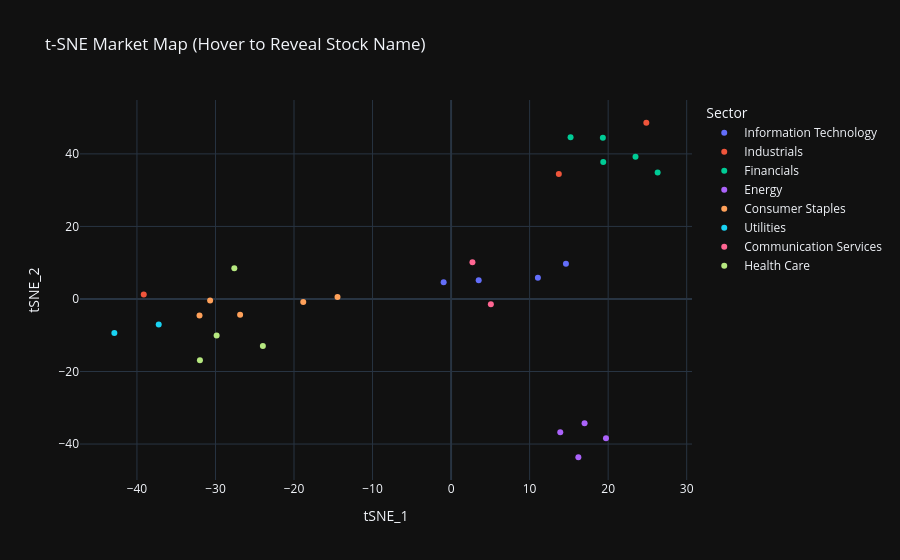

The notebook cell this image was saved under:
### Code cell
import plotly.express as px
import pandas as pd

# Build dataframe for Plotly
df_tsne = pd.DataFrame({
    "tSNE_1": X_tsne[:, 0],
    "tSNE_2": X_tsne[:, 1],
    "Ticker": tickers_list,
    "Sector": sectors
})

fig = px.scatter(
    df_tsne,
    x="tSNE_1",
    y="tSNE_2",
    color="Sector",
    hover_name="Ticker",
    title="t-SNE Market Map (Hover to Reveal Stock Name)"
)

fig.show()

### Figure 1 — Plotly figure (JSON) as saved in the notebook; plotly's stock layout.template omitted (floating-point values rounded to 4 significant figures)
{"data": [{"hovertemplate": "<b>%{hovertext}</b><br><br>Sector=Information Technology<br>tSNE_1=%{x}<br>tSNE_2=%{y}<extra></extra>", "hovertext": ["AAPL", "AMD", "MSFT", "NVDA"], "legendgroup": "Information Technology", "marker": {"color": "#636efa", "symbol": "circle"}, "mode": "markers", "name": "Information Technology", "orientation": "v", "showlegend": true, "type": "scatter", "x": [-0.9471, 14.62, 3.516, 11.05], "xaxis": "x", "y": [4.594, 9.701, 5.191, 5.875], "yaxis": "y"}, {"hovertemplate": "<b>%{hovertext}</b><br><br>Sector=Industrials<br>tSNE_1=%{x}<br>tSNE_2=%{y}<extra></extra>", "hovertext": ["BA", "CAT", "LMT"], "legendgroup": "Industrials", "marker": {"color": "#EF553B", "symbol": "circle"}, "mode": "markers", "name": "Industrials", "orientation": "v", "showlegend": true, "type": "scatter", "x": [13.72, 24.86, -39.13], "xaxis": "x", "y": [34.47, 48.59, 1.256], "yaxis": "y"}, {"hovertemplate": "<b>%{hovertext}</b><br><br>Sector=Financials<br>tSNE_1=%{x}<br>tSNE_2=%{y}<extra></extra>", "hovertext": ["BAC", "GS", "JPM", "MS", "WFC"], "legendgroup": "Financials", "marker": {"color": "#00cc96", "symbol": "circle"}, "mode": "markers", "name": "Financials", "orientation": "v", "showlegend": true, "type": "scatter", "x": [23.48, 19.33, 19.38, 15.22, 26.3], "xaxis": "x", "y": [39.23, 44.49, 37.79, 44.62, 34.89], "yaxis": "y"}, {"hovertemplate": "<b>%{hovertext}</b><br><br>Sector=Energy<br>tSNE_1=%{x}<br>tSNE_2=%{y}<extra></extra>", "hovertext": ["COP", "CVX", "SLB", "XOM"], "legendgroup": "Energy", "marker": {"color": "#ab63fa", "symbol": "circle"}, "mode": "markers", "name": "Energy", "orientation": "v", "showlegend": true, "type": "scatter", "x": [19.72, 13.91, 16.21, 17.0], "xaxis": "x", "y": [-38.43, -36.76, -43.64, -34.27], "yaxis": "y"}, {"hovertemplate": "<b>%{hovertext}</b><br><br>Sector=Consumer Staples<br>tSNE_1=%{x}<br>tSNE_2=%{y}<extra></extra>", "hovertext": ["COST", "KO", "PEP", "PG", "WMT"], "legendgroup": "Consumer Staples", "marker": {"color": "#FFA15A", "symbol": "circle"}, "mode": "markers", "name": "Consumer Staples", "orientation": "v", "showlegend": true, "type": "scatter", "x": [-14.46, -32.03, -30.68, -26.86, -18.82], "xaxis": "x", "y": [0.5131, -4.546, -0.4398, -4.362, -0.8657], "yaxis": "y"}, {"hovertemplate": "<b>%{hovertext}</b><br><br>Sector=Utilities<br>tSNE_1=%{x}<br>tSNE_2=%{y}<extra></extra>", "hovertext": ["DUK", "NEE"], "legendgroup": "Utilities", "marker": {"color": "#19d3f3", "symbol": "circle"}, "mode": "markers", "name": "Utilities", "orientation": "v", "showlegend": true, "type": "scatter", "x": [-37.23, -42.88], "xaxis": "x", "y": [-7.036, -9.349], "yaxis": "y"}, {"hovertemplate": "<b>%{hovertext}</b><br><br>Sector=Communication Services<br>tSNE_1=%{x}<br>tSNE_2=%{y}<extra></extra>", "hovertext": ["GOOG", "META"], "legendgroup": "Communication Services", "marker": {"color": "#FF6692", "symbol": "circle"}, "mode": "markers", "name": "Communication Services", "orientation": "v", "showlegend": true, "type": "scatter", "x": [2.721, 5.064], "xaxis": "x", "y": [10.16, -1.445], "yaxis": "y"}, {"hovertemplate": "<b>%{hovertext}</b><br><br>Sector=Health Care<br>tSNE_1=%{x}<br>tSNE_2=%{y}<extra></extra>", "hovertext": ["JNJ", "LLY", "MRK", "PFE"], "legendgroup": "Health Care", "marker": {"color": "#B6E880", "symbol": "circle"}, "mode": "markers", "name": "Health Care", "orientation": "v", "showlegend": true, "type": "scatter", "x": [-29.85, -27.6, -23.97, -31.98], "xaxis": "x", "y": [-10.06, 8.477, -12.96, -16.87], "yaxis": "y"}], "layout": {"legend": {"title": {"text": "Sector"}, "tracegroupgap": 0}, "title": {"text": "t-SNE Market Map (Hover to Reveal Stock Name)"}, "xaxis": {"anchor": "y", "domain": [0, 1], "title": {"text": "tSNE_1"}}, "yaxis": {"anchor": "x", "domain": [0, 1], "title": {"text": "tSNE_2"}}}}
